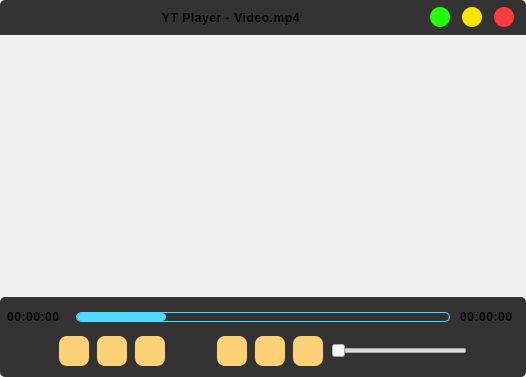
<?xml version="1.0" encoding="UTF-8"?>
<ui version="4.0">
 <class>Form</class>
 <widget class="QWidget" name="Form">
  <property name="geometry">
   <rect>
    <x>0</x>
    <y>0</y>
    <width>526</width>
    <height>377</height>
   </rect>
  </property>
  <property name="windowTitle">
   <string/>
  </property>
  <property name="styleSheet">
   <string notr="true">* {
    font-family: 'Poppins';
    letter-spacing: 0.6px;
}

QMenu {
    background-color: #304049;
    border: 1px solid #7BD0FF;
    border-radius: 2px;
}

QMenu::item {
    background-color: transparent;
    height: 34px;
    font-weight: 700;
}

QMenu::item:selected {
    background-color: #455F86;
}

#playerWidget,
#headerWidget {
    background-color: #333333;
}

#headerWidget {
    border-top-left-radius: 5px;
    border-top-right-radius: 5px;
}

#headingLabel {
    font-weight: 700;
}

#minimizeBtn,
#maximizeBtn,
#exitBtn {
    border: 0;
    border-radius: 10px;
}

#minimizeBtn {
    background-color: #24FF00;
}

#maximizeBtn {
    background-color: #FFE500;
}

#exitBtn {
    background-color: #FF3C3C;
}

#minimizeBtn:hover {
    background-color: #76FF60;
}

#maximizeBtn:hover {
    background-color: #FFEF5A;
}

#exitBtn:hover {
    background-color: #FF5757;
}

#playerWidget {
    border-radius: 5px;
}

#currentDurationLabel,
#videoDurationLabel {
    font-size: 12px;
    font-weight: 700;
}

#videoTimeLine {
    background-color: transparent;
    border: 1px solid #4FD9FF;
    border-radius: 5px;
    height: 10px;
}

#videoTimeLine::chunk {
    background-color: #4FD9FF;
    border-radius: 4px;
}

#playBtn,
#backwordBtn,
#muteBtn,
#forwordBtn,
#fullScreenBtn,
#repeatBtn {
    background-color: #FFD177;
    border: 0;
    border-radius: 8px;
}

#playBtn:hover,
#backwordBtn:hover,
#muteBtn:hover,
#forwordBtn:hover,
#fullScreenBtn:hover,
#repeatBtn:hover {
    background-color: #ffc859;
}

#volumeSlider::groove {
    border-image: url(:/icon/img/volume_bg.png);
}

#volumeSlider::handle {
    border-image: url(:/icon/img/volume_handle.png);
    width: 19px;
    height: 19px;
}</string>
  </property>
  <layout class="QVBoxLayout" name="verticalLayout_2">
   <property name="spacing">
    <number>0</number>
   </property>
   <property name="leftMargin">
    <number>0</number>
   </property>
   <property name="topMargin">
    <number>0</number>
   </property>
   <property name="rightMargin">
    <number>0</number>
   </property>
   <property name="bottomMargin">
    <number>0</number>
   </property>
   <item>
    <widget class="QWidget" name="headerWidget" native="true">
     <property name="minimumSize">
      <size>
       <width>480</width>
       <height>35</height>
      </size>
     </property>
     <property name="maximumSize">
      <size>
       <width>16777215</width>
       <height>35</height>
      </size>
     </property>
     <layout class="QHBoxLayout" name="horizontalLayout_6">
      <property name="leftMargin">
       <number>12</number>
      </property>
      <property name="topMargin">
       <number>0</number>
      </property>
      <property name="rightMargin">
       <number>12</number>
      </property>
      <property name="bottomMargin">
       <number>0</number>
      </property>
      <item>
       <widget class="QLabel" name="logoLabel">
        <property name="minimumSize">
         <size>
          <width>20</width>
          <height>21</height>
         </size>
        </property>
        <property name="maximumSize">
         <size>
          <width>20</width>
          <height>21</height>
         </size>
        </property>
        <property name="text">
         <string/>
        </property>
        <property name="pixmap">
         <pixmap resource="../resources.qrc">:/icon/img/logo.png</pixmap>
        </property>
       </widget>
      </item>
      <item>
       <widget class="QLabel" name="headingLabel">
        <property name="text">
         <string>YT Player - Video.mp4</string>
        </property>
        <property name="alignment">
         <set>Qt::AlignCenter</set>
        </property>
       </widget>
      </item>
      <item>
       <widget class="QWidget" name="headerBtnWidget" native="true">
        <property name="minimumSize">
         <size>
          <width>84</width>
          <height>20</height>
         </size>
        </property>
        <property name="maximumSize">
         <size>
          <width>84</width>
          <height>20</height>
         </size>
        </property>
        <layout class="QHBoxLayout" name="horizontalLayout_5">
         <property name="spacing">
          <number>12</number>
         </property>
         <property name="leftMargin">
          <number>0</number>
         </property>
         <property name="topMargin">
          <number>0</number>
         </property>
         <property name="rightMargin">
          <number>0</number>
         </property>
         <property name="bottomMargin">
          <number>0</number>
         </property>
         <item>
          <widget class="QPushButton" name="minimizeBtn">
           <property name="minimumSize">
            <size>
             <width>20</width>
             <height>20</height>
            </size>
           </property>
           <property name="maximumSize">
            <size>
             <width>20</width>
             <height>20</height>
            </size>
           </property>
           <property name="text">
            <string/>
           </property>
           <property name="icon">
            <iconset resource="../resources.qrc">
             <normaloff>:/icon/img/minimize.png</normaloff>:/icon/img/minimize.png</iconset>
           </property>
           <property name="iconSize">
            <size>
             <width>14</width>
             <height>14</height>
            </size>
           </property>
          </widget>
         </item>
         <item>
          <widget class="QPushButton" name="maximizeBtn">
           <property name="minimumSize">
            <size>
             <width>20</width>
             <height>20</height>
            </size>
           </property>
           <property name="maximumSize">
            <size>
             <width>20</width>
             <height>20</height>
            </size>
           </property>
           <property name="text">
            <string/>
           </property>
           <property name="icon">
            <iconset resource="../resources.qrc">
             <normaloff>:/icon/img/maximize.png</normaloff>:/icon/img/maximize.png</iconset>
           </property>
           <property name="iconSize">
            <size>
             <width>14</width>
             <height>14</height>
            </size>
           </property>
          </widget>
         </item>
         <item>
          <widget class="QPushButton" name="exitBtn">
           <property name="minimumSize">
            <size>
             <width>20</width>
             <height>20</height>
            </size>
           </property>
           <property name="maximumSize">
            <size>
             <width>20</width>
             <height>20</height>
            </size>
           </property>
           <property name="text">
            <string/>
           </property>
           <property name="icon">
            <iconset resource="../resources.qrc">
             <normaloff>:/icon/img/exit.png</normaloff>:/icon/img/exit.png</iconset>
           </property>
           <property name="iconSize">
            <size>
             <width>14</width>
             <height>14</height>
            </size>
           </property>
          </widget>
         </item>
        </layout>
       </widget>
      </item>
     </layout>
    </widget>
   </item>
   <item>
    <widget class="QWidget" name="videoWidget" native="true"/>
   </item>
   <item>
    <widget class="QWidget" name="playerWidget" native="true">
     <property name="minimumSize">
      <size>
       <width>480</width>
       <height>80</height>
      </size>
     </property>
     <property name="maximumSize">
      <size>
       <width>16777215</width>
       <height>80</height>
      </size>
     </property>
     <property name="styleSheet">
      <string notr="true"/>
     </property>
     <layout class="QVBoxLayout" name="verticalLayout">
      <property name="spacing">
       <number>0</number>
      </property>
      <property name="leftMargin">
       <number>7</number>
      </property>
      <property name="topMargin">
       <number>11</number>
      </property>
      <property name="rightMargin">
       <number>7</number>
      </property>
      <property name="bottomMargin">
       <number>0</number>
      </property>
      <item>
       <widget class="QWidget" name="timeLineWidget" native="true">
        <property name="minimumSize">
         <size>
          <width>0</width>
          <height>18</height>
         </size>
        </property>
        <property name="maximumSize">
         <size>
          <width>16777215</width>
          <height>18</height>
         </size>
        </property>
        <layout class="QHBoxLayout" name="horizontalLayout_4">
         <property name="spacing">
          <number>10</number>
         </property>
         <property name="leftMargin">
          <number>0</number>
         </property>
         <property name="topMargin">
          <number>0</number>
         </property>
         <property name="rightMargin">
          <number>0</number>
         </property>
         <property name="bottomMargin">
          <number>0</number>
         </property>
         <item>
          <widget class="QLabel" name="currentDurationLabel">
           <property name="minimumSize">
            <size>
             <width>59</width>
             <height>18</height>
            </size>
           </property>
           <property name="maximumSize">
            <size>
             <width>59</width>
             <height>18</height>
            </size>
           </property>
           <property name="text">
            <string>00:00:00</string>
           </property>
          </widget>
         </item>
         <item>
          <widget class="QProgressBar" name="videoTimeLine">
           <property name="minimumSize">
            <size>
             <width>0</width>
             <height>10</height>
            </size>
           </property>
           <property name="maximumSize">
            <size>
             <width>16777215</width>
             <height>10</height>
            </size>
           </property>
           <property name="value">
            <number>24</number>
           </property>
           <property name="textVisible">
            <bool>false</bool>
           </property>
          </widget>
         </item>
         <item>
          <widget class="QLabel" name="videoDurationLabel">
           <property name="minimumSize">
            <size>
             <width>59</width>
             <height>18</height>
            </size>
           </property>
           <property name="maximumSize">
            <size>
             <width>59</width>
             <height>18</height>
            </size>
           </property>
           <property name="text">
            <string>00:00:00</string>
           </property>
          </widget>
         </item>
        </layout>
       </widget>
      </item>
      <item>
       <widget class="QWidget" name="controlWidget" native="true">
        <property name="minimumSize">
         <size>
          <width>0</width>
          <height>0</height>
         </size>
        </property>
        <layout class="QHBoxLayout" name="horizontalLayout">
         <property name="spacing">
          <number>0</number>
         </property>
         <property name="leftMargin">
          <number>0</number>
         </property>
         <property name="topMargin">
          <number>0</number>
         </property>
         <property name="rightMargin">
          <number>0</number>
         </property>
         <property name="bottomMargin">
          <number>0</number>
         </property>
         <item>
          <widget class="QWidget" name="leftControlWidget" native="true">
           <property name="maximumSize">
            <size>
             <width>106</width>
             <height>30</height>
            </size>
           </property>
           <layout class="QHBoxLayout" name="horizontalLayout_2">
            <property name="spacing">
             <number>8</number>
            </property>
            <property name="leftMargin">
             <number>0</number>
            </property>
            <property name="topMargin">
             <number>0</number>
            </property>
            <property name="rightMargin">
             <number>0</number>
            </property>
            <property name="bottomMargin">
             <number>0</number>
            </property>
            <item>
             <widget class="QPushButton" name="backwordBtn">
              <property name="minimumSize">
               <size>
                <width>30</width>
                <height>30</height>
               </size>
              </property>
              <property name="maximumSize">
               <size>
                <width>30</width>
                <height>30</height>
               </size>
              </property>
              <property name="styleSheet">
               <string notr="true"/>
              </property>
              <property name="text">
               <string/>
              </property>
              <property name="icon">
               <iconset resource="../resources.qrc">
                <normaloff>:/icon/img/backword.png</normaloff>:/icon/img/backword.png</iconset>
              </property>
              <property name="iconSize">
               <size>
                <width>24</width>
                <height>24</height>
               </size>
              </property>
             </widget>
            </item>
            <item>
             <widget class="QPushButton" name="playBtn">
              <property name="minimumSize">
               <size>
                <width>30</width>
                <height>30</height>
               </size>
              </property>
              <property name="maximumSize">
               <size>
                <width>30</width>
                <height>30</height>
               </size>
              </property>
              <property name="styleSheet">
               <string notr="true"/>
              </property>
              <property name="text">
               <string/>
              </property>
              <property name="icon">
               <iconset resource="../resources.qrc">
                <normaloff>:/icon/img/play.png</normaloff>:/icon/img/play.png</iconset>
              </property>
              <property name="iconSize">
               <size>
                <width>24</width>
                <height>24</height>
               </size>
              </property>
             </widget>
            </item>
            <item>
             <widget class="QPushButton" name="forwordBtn">
              <property name="minimumSize">
               <size>
                <width>30</width>
                <height>30</height>
               </size>
              </property>
              <property name="maximumSize">
               <size>
                <width>30</width>
                <height>30</height>
               </size>
              </property>
              <property name="styleSheet">
               <string notr="true"/>
              </property>
              <property name="text">
               <string/>
              </property>
              <property name="icon">
               <iconset resource="../resources.qrc">
                <normaloff>:/icon/img/forword.png</normaloff>:/icon/img/forword.png</iconset>
              </property>
              <property name="iconSize">
               <size>
                <width>24</width>
                <height>24</height>
               </size>
              </property>
             </widget>
            </item>
           </layout>
          </widget>
         </item>
         <item>
          <widget class="QWidget" name="rightControlWidget" native="true">
           <property name="minimumSize">
            <size>
             <width>250</width>
             <height>30</height>
            </size>
           </property>
           <property name="maximumSize">
            <size>
             <width>250</width>
             <height>30</height>
            </size>
           </property>
           <layout class="QHBoxLayout" name="horizontalLayout_3">
            <property name="spacing">
             <number>8</number>
            </property>
            <property name="leftMargin">
             <number>0</number>
            </property>
            <property name="topMargin">
             <number>0</number>
            </property>
            <property name="rightMargin">
             <number>0</number>
            </property>
            <property name="bottomMargin">
             <number>0</number>
            </property>
            <item>
             <widget class="QPushButton" name="repeatBtn">
              <property name="minimumSize">
               <size>
                <width>30</width>
                <height>30</height>
               </size>
              </property>
              <property name="maximumSize">
               <size>
                <width>30</width>
                <height>30</height>
               </size>
              </property>
              <property name="styleSheet">
               <string notr="true"/>
              </property>
              <property name="text">
               <string/>
              </property>
              <property name="icon">
               <iconset resource="../resources.qrc">
                <normaloff>:/icon/img/repeat.png</normaloff>:/icon/img/repeat.png</iconset>
              </property>
              <property name="iconSize">
               <size>
                <width>24</width>
                <height>24</height>
               </size>
              </property>
             </widget>
            </item>
            <item>
             <widget class="QPushButton" name="fullScreenBtn">
              <property name="minimumSize">
               <size>
                <width>30</width>
                <height>30</height>
               </size>
              </property>
              <property name="maximumSize">
               <size>
                <width>30</width>
                <height>30</height>
               </size>
              </property>
              <property name="styleSheet">
               <string notr="true"/>
              </property>
              <property name="text">
               <string/>
              </property>
              <property name="icon">
               <iconset resource="../resources.qrc">
                <normaloff>:/icon/img/full_screen.png</normaloff>:/icon/img/full_screen.png</iconset>
              </property>
              <property name="iconSize">
               <size>
                <width>24</width>
                <height>24</height>
               </size>
              </property>
             </widget>
            </item>
            <item>
             <widget class="QPushButton" name="muteBtn">
              <property name="minimumSize">
               <size>
                <width>30</width>
                <height>30</height>
               </size>
              </property>
              <property name="maximumSize">
               <size>
                <width>30</width>
                <height>30</height>
               </size>
              </property>
              <property name="styleSheet">
               <string notr="true"/>
              </property>
              <property name="text">
               <string/>
              </property>
              <property name="icon">
               <iconset resource="../resources.qrc">
                <normaloff>:/icon/img/speaker_100%.png</normaloff>:/icon/img/speaker_100%.png</iconset>
              </property>
              <property name="iconSize">
               <size>
                <width>24</width>
                <height>24</height>
               </size>
              </property>
             </widget>
            </item>
            <item>
             <widget class="QSlider" name="volumeSlider">
              <property name="minimumSize">
               <size>
                <width>136</width>
                <height>19</height>
               </size>
              </property>
              <property name="maximumSize">
               <size>
                <width>136</width>
                <height>19</height>
               </size>
              </property>
              <property name="styleSheet">
               <string notr="true">::groove{
border-image: url(:/icon/img/volume_bg.png);
}
::handle{
	border-image: url(:/icon/img/volume_handle.png);
width:19px;
height:19px;
}</string>
              </property>
              <property name="maximum">
               <number>100</number>
              </property>
              <property name="singleStep">
               <number>5</number>
              </property>
              <property name="orientation">
               <enum>Qt::Horizontal</enum>
              </property>
             </widget>
            </item>
           </layout>
          </widget>
         </item>
        </layout>
       </widget>
      </item>
     </layout>
    </widget>
   </item>
  </layout>
 </widget>
 <resources>
  <include location="../resources.qrc"/>
 </resources>
 <connections/>
</ui>
